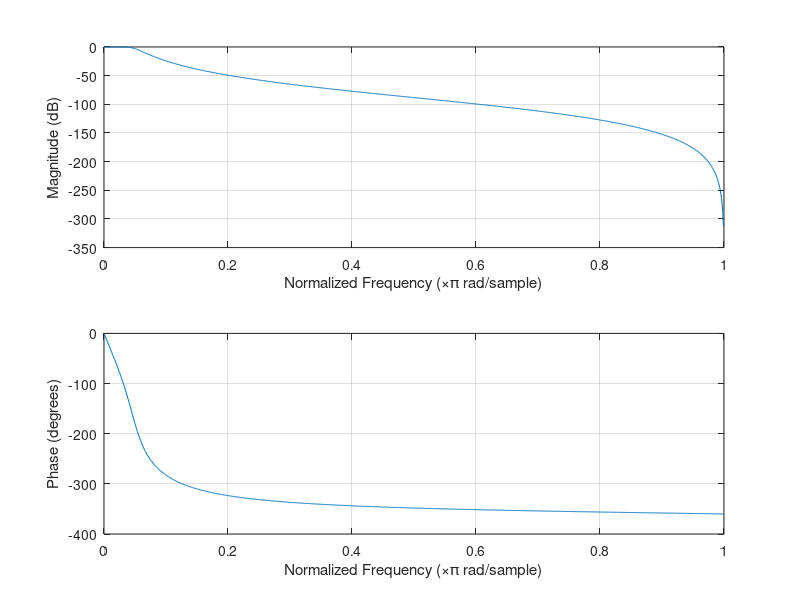
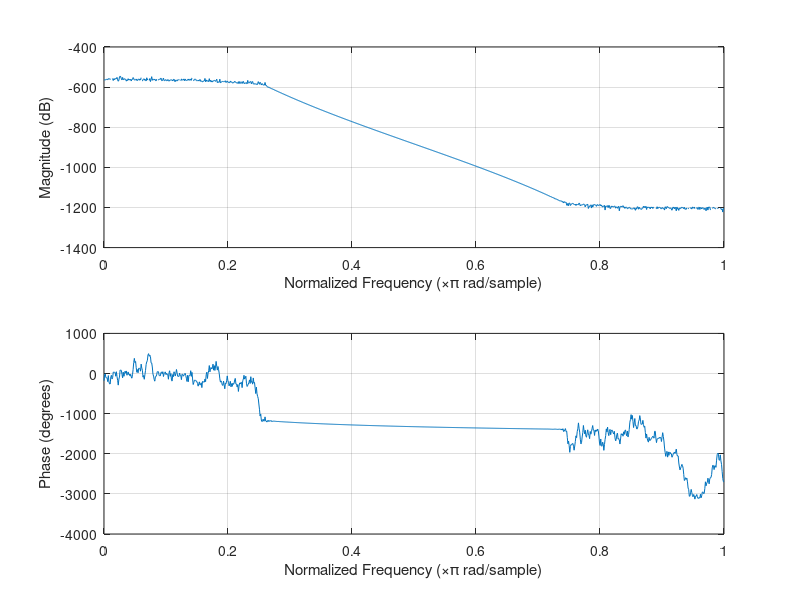

These figures' MATLAB source, in order:
close all;
clc;
clear all;
%% 3.2.a
fs=10000;
dt=1/fs;
t=0:dt:0.1;
N=length(t);
%% 3.2.b
fc=1000;
fm=100;
c=cos(2*pi*fc*t);
m=cos(2*pi*fm*t);
%% 3.2.c
s=@(ka)(m.*ka+1).*c;
%% 3.2.d
% figure;
% subplot(311);
% plot(t,s(0.5));%undermodulation
% title('modulated signal ka=0.5');
% xlabel('time in Seconds');
% ylabel('Magnitude');
% subplot(312);
% plot(t,s(1));% full modulation
% title('modulated signal ka=1');
% xlabel('time in Seconds');
% ylabel('Magnitude');
% subplot(313);
% plot(t,s(2));% overmodulation
% title('modulated signal ka=2');
% xlabel('time in Seconds');
% ylabel('Magnitude');
%% 3.2.f
f=linspace(-fs/2,fs/2,N);
% figure;
% subplot(311);
% plot(f,fftshift(abs(fft(m)/N)));
% title('message(modulating) signal');
% xlabel('frequency in Hz');
% ylabel('Magnitude');
% subplot(312);
% plot(f,fftshift(abs(fft(c)/N)));
% title('carrier signal');
% xlabel('frequency in Hz');
% ylabel('Magnitude');
% subplot(313);
% plot(f,fftshift(abs(fft(s(0.5))/N)));
% title('modulated signal');
% xlabel('frequency in Hz');
% ylabel('Magnitude');
%% 3.3.a
ss=s(0.9).*s(0.9);
[b,a]=butter(4,(2*fm+50)./(fs/2),'low');
ssf= filter(b,a,ss);
figure;
freqz(b,a,N);
ss=s(0.9).*s(0.9);
[b1,a1]=butter(40,(2*fm+50)./(fs/2),'low');
ssf= filter(b1,a1,ss);
figure;
freqz(b1,a1,N);
% ssfsq1=sqrt(ssf);
% ss=s(2).*s(2);
% % [b,a]=butter(6,(2*fm+50)./(fs/2),'low');
% ssf= filter(b,a,ss);
% ssfsq2=sqrt(ssf);
% figure;
% subplot(211);
% plot(t,ssfsq1);
% title('Message signal when ka =0.9');
% xlabel('time in Seconds');
% ylabel('Amplitude');
% subplot(212);
% plot(t,ssfsq2);
% title('Message signal when ka =2');
% xlabel('time in Seconds');
% ylabel('Amplitude');
